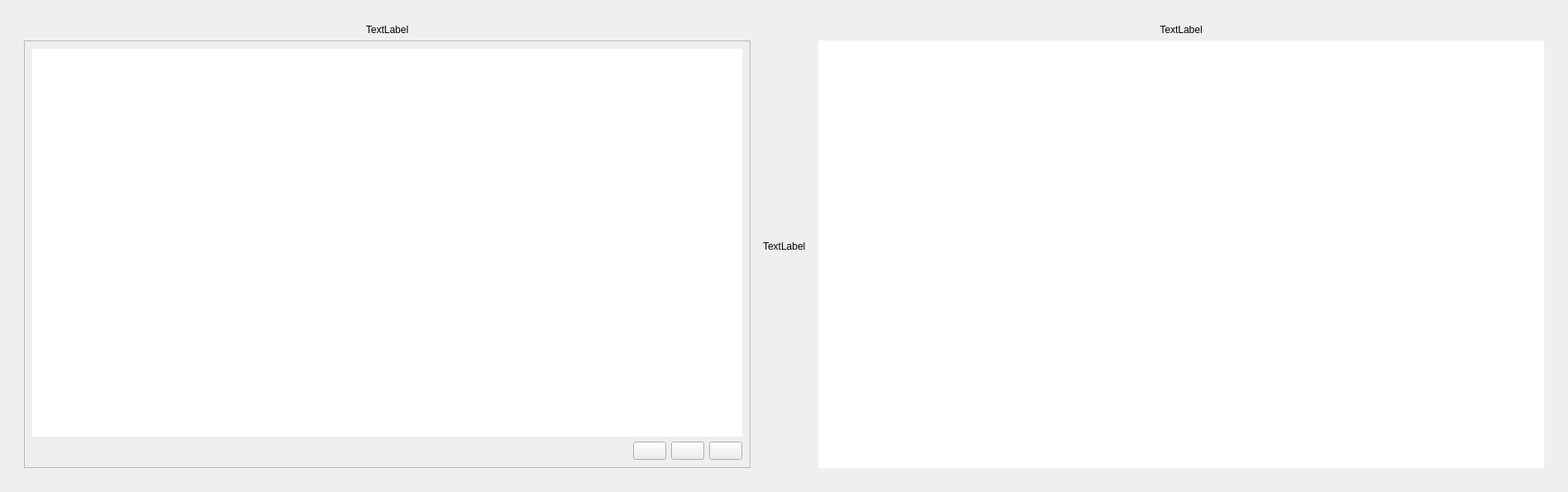
             <widget class="QWidget" name="page_liste">
              <property name="geometry">
               <rect>
                <x>0</x>
                <y>0</y>
                <width>1897</width>
                <height>595</height>
               </rect>
              </property>
              <attribute name="label">
               <string>Liste de courses</string>
              </attribute>
              <layout class="QGridLayout" name="gridLayout_21">
               <item row="0" column="0">
                <widget class="QFrame" name="frame_liste_courses">
                 <property name="frameShape">
                  <enum>QFrame::NoFrame</enum>
                 </property>
                 <property name="frameShadow">
                  <enum>QFrame::Raised</enum>
                 </property>
                 <layout class="QGridLayout" name="gridLayout_22">
                  <item row="0" column="0">
                   <widget class="QFrame" name="frame_shopping">
                    <property name="frameShape">
                     <enum>QFrame::NoFrame</enum>
                    </property>
                    <property name="frameShadow">
                     <enum>QFrame::Raised</enum>
                    </property>
                    <layout class="QGridLayout" name="gridLayout_19">
                     <item row="1" column="0">
                      <widget class="QFrame" name="frame_bottom">
                       <property name="frameShape">
                        <enum>QFrame::StyledPanel</enum>
                       </property>
                       <property name="frameShadow">
                        <enum>QFrame::Raised</enum>
                       </property>
                       <layout class="QGridLayout" name="gridLayout_24">
                        <item row="0" column="0" colspan="4">
                         <widget class="QListWidget" name="lW_courses">
                          <property name="frameShape">
                           <enum>QFrame::NoFrame</enum>
                          </property>
                         </widget>
                        </item>
                        <item row="1" column="0">
                         <spacer name="horizontalSpacer_4">
                          <property name="orientation">
                           <enum>Qt::Horizontal</enum>
                          </property>
                          <property name="sizeHint" stdset="0">
                           <size>
                            <width>40</width>
                            <height>20</height>
                           </size>
                          </property>
                         </spacer>
                        </item>
                        <item row="1" column="2">
                         <widget class="QPushButton" name="pB_send">
                          <property name="toolTip">
                           <string>Envoyer</string>
                          </property>
                          <property name="text">
                           <string/>
                          </property>
                          <property name="iconSize">
                           <size>
                            <width>40</width>
                            <height>40</height>
                           </size>
                          </property>
                         </widget>
                        </item>
                        <item row="1" column="3">
                         <widget class="QPushButton" name="pB_print">
                          <property name="toolTip">
                           <string>Imprimer</string>
                          </property>
                          <property name="text">
                           <string/>
                          </property>
                          <property name="iconSize">
                           <size>
                            <width>40</width>
                            <height>40</height>
                           </size>
                          </property>
                         </widget>
                        </item>
                        <item row="1" column="1">
                         <widget class="QPushButton" name="pB_copy">
                          <property name="toolTip">
                           <string>Copier</string>
                          </property>
                          <property name="text">
                           <string/>
                          </property>
                          <property name="iconSize">
                           <size>
                            <width>40</width>
                            <height>40</height>
                           </size>
                          </property>
                         </widget>
                        </item>
                       </layout>
                      </widget>
                     </item>
                     <item row="0" column="0">
                      <widget class="QLabel" name="label_top">
                       <property name="text">
                        <string>TextLabel</string>
                       </property>
                       <property name="alignment">
                        <set>Qt::AlignCenter</set>
                       </property>
                      </widget>
                     </item>
                    </layout>
                   </widget>
                  </item>
                  <item row="0" column="2">
                   <widget class="QFrame" name="frame_menus">
                    <property name="frameShape">
                     <enum>QFrame::NoFrame</enum>
                    </property>
                    <property name="frameShadow">
                     <enum>QFrame::Raised</enum>
                    </property>
                    <layout class="QGridLayout" name="gridLayout_15">
                     <item row="1" column="0">
                      <widget class="QListWidget" name="lW_menu">
                       <property name="frameShape">
                        <enum>QFrame::NoFrame</enum>
                       </property>
                       <property name="editTriggers">
                        <set>QAbstractItemView::NoEditTriggers</set>
                       </property>
                       <property name="selectionMode">
                        <enum>QAbstractItemView::NoSelection</enum>
                       </property>
                       <property name="spacing">
                        <number>6</number>
                       </property>
                       <property name="wordWrap">
                        <bool>true</bool>
                       </property>
                       <property name="itemAlignment">
                        <set>Qt::AlignCenter</set>
                       </property>
                      </widget>
                     </item>
                     <item row="0" column="0">
                      <widget class="QLabel" name="label_icon_carte">
                       <property name="text">
                        <string>TextLabel</string>
                       </property>
                       <property name="alignment">
                        <set>Qt::AlignCenter</set>
                       </property>
                      </widget>
                     </item>
                    </layout>
                   </widget>
                  </item>
                  <item row="0" column="1">
                   <widget class="QLabel" name="label_cocktail">
                    <property name="text">
                     <string>TextLabel</string>
                    </property>
                   </widget>
                  </item>
                 </layout>
                </widget>
               </item>
              </layout>
             </widget>
